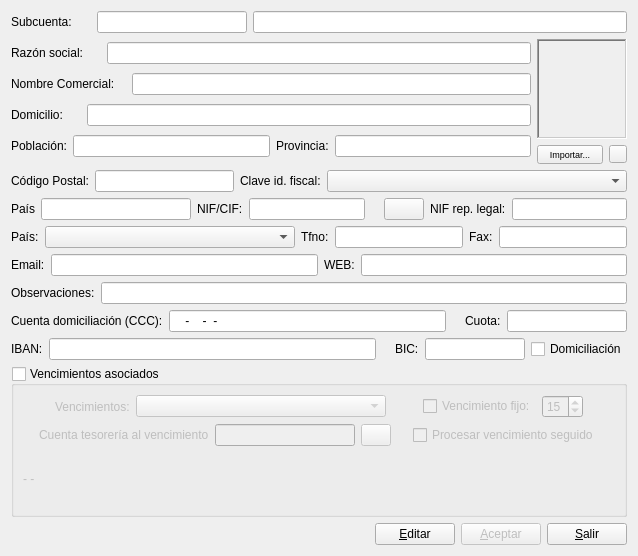
<?xml version="1.0" encoding="UTF-8"?>
<ui version="4.0">
 <class>datos_accesorios</class>
 <widget class="QDialog" name="datos_accesorios">
  <property name="geometry">
   <rect>
    <x>0</x>
    <y>0</y>
    <width>638</width>
    <height>556</height>
   </rect>
  </property>
  <property name="windowTitle">
   <string>Datos accesorios de cuenta auxiliar</string>
  </property>
  <layout class="QVBoxLayout" name="verticalLayout_2">
   <item>
    <layout class="QHBoxLayout" name="horizontalLayout">
     <item>
      <widget class="QLabel" name="label">
       <property name="maximumSize">
        <size>
         <width>80</width>
         <height>16777215</height>
        </size>
       </property>
       <property name="text">
        <string>Subcuenta:</string>
       </property>
      </widget>
     </item>
     <item>
      <widget class="QLineEdit" name="codigolineEdit">
       <property name="sizePolicy">
        <sizepolicy hsizetype="Preferred" vsizetype="Fixed">
         <horstretch>0</horstretch>
         <verstretch>0</verstretch>
        </sizepolicy>
       </property>
       <property name="maximumSize">
        <size>
         <width>150</width>
         <height>16777215</height>
        </size>
       </property>
       <property name="maxLength">
        <number>40</number>
       </property>
       <property name="readOnly">
        <bool>true</bool>
       </property>
      </widget>
     </item>
     <item>
      <widget class="QLineEdit" name="descripcionlineEdit">
       <property name="enabled">
        <bool>true</bool>
       </property>
       <property name="sizePolicy">
        <sizepolicy hsizetype="Preferred" vsizetype="Fixed">
         <horstretch>0</horstretch>
         <verstretch>0</verstretch>
        </sizepolicy>
       </property>
       <property name="maxLength">
        <number>80</number>
       </property>
       <property name="readOnly">
        <bool>true</bool>
       </property>
      </widget>
     </item>
    </layout>
   </item>
   <item>
    <layout class="QHBoxLayout" name="horizontalLayout_8">
     <item>
      <layout class="QVBoxLayout" name="verticalLayout">
       <item>
        <layout class="QHBoxLayout" name="horizontalLayout_4">
         <item>
          <widget class="QLabel" name="TextLabel2">
           <property name="maximumSize">
            <size>
             <width>90</width>
             <height>16777215</height>
            </size>
           </property>
           <property name="text">
            <string>Razón social:</string>
           </property>
           <property name="wordWrap">
            <bool>false</bool>
           </property>
          </widget>
         </item>
         <item>
          <widget class="QLineEdit" name="NombreLineEdit">
           <property name="sizePolicy">
            <sizepolicy hsizetype="Preferred" vsizetype="Fixed">
             <horstretch>0</horstretch>
             <verstretch>0</verstretch>
            </sizepolicy>
           </property>
           <property name="maxLength">
            <number>80</number>
           </property>
          </widget>
         </item>
        </layout>
       </item>
       <item>
        <layout class="QHBoxLayout" name="horizontalLayout_6">
         <item>
          <widget class="QLabel" name="label_3">
           <property name="maximumSize">
            <size>
             <width>115</width>
             <height>16777215</height>
            </size>
           </property>
           <property name="text">
            <string>Nombre Comercial:</string>
           </property>
          </widget>
         </item>
         <item>
          <widget class="QLineEdit" name="ncomerciallineEdit">
           <property name="sizePolicy">
            <sizepolicy hsizetype="Preferred" vsizetype="Fixed">
             <horstretch>0</horstretch>
             <verstretch>0</verstretch>
            </sizepolicy>
           </property>
           <property name="maxLength">
            <number>80</number>
           </property>
          </widget>
         </item>
        </layout>
       </item>
       <item>
        <layout class="QHBoxLayout" name="horizontalLayout_7">
         <item>
          <widget class="QLabel" name="TextLabel1_2">
           <property name="maximumSize">
            <size>
             <width>70</width>
             <height>16777215</height>
            </size>
           </property>
           <property name="text">
            <string>Domicilio:</string>
           </property>
           <property name="wordWrap">
            <bool>false</bool>
           </property>
          </widget>
         </item>
         <item>
          <widget class="QLineEdit" name="DomicilioLineEdit">
           <property name="sizePolicy">
            <sizepolicy hsizetype="Preferred" vsizetype="Fixed">
             <horstretch>0</horstretch>
             <verstretch>0</verstretch>
            </sizepolicy>
           </property>
           <property name="maxLength">
            <number>80</number>
           </property>
          </widget>
         </item>
        </layout>
       </item>
       <item>
        <layout class="QHBoxLayout" name="_4">
         <property name="spacing">
          <number>6</number>
         </property>
         <property name="leftMargin">
          <number>0</number>
         </property>
         <property name="topMargin">
          <number>0</number>
         </property>
         <property name="rightMargin">
          <number>0</number>
         </property>
         <property name="bottomMargin">
          <number>0</number>
         </property>
         <item>
          <widget class="QLabel" name="TextLabel2_2">
           <property name="text">
            <string>Población:</string>
           </property>
           <property name="wordWrap">
            <bool>false</bool>
           </property>
          </widget>
         </item>
         <item>
          <widget class="QLineEdit" name="PoblacionLineEdit">
           <property name="maxLength">
            <number>80</number>
           </property>
          </widget>
         </item>
         <item>
          <widget class="QLabel" name="TextLabel3">
           <property name="text">
            <string>Provincia:</string>
           </property>
           <property name="wordWrap">
            <bool>false</bool>
           </property>
          </widget>
         </item>
         <item>
          <widget class="QLineEdit" name="ProvinciaLineEdit">
           <property name="maxLength">
            <number>80</number>
           </property>
          </widget>
         </item>
        </layout>
       </item>
      </layout>
     </item>
     <item>
      <layout class="QVBoxLayout" name="_5">
       <item>
        <widget class="QLabel" name="fotolabel">
         <property name="sizePolicy">
          <sizepolicy hsizetype="Fixed" vsizetype="Fixed">
           <horstretch>0</horstretch>
           <verstretch>0</verstretch>
          </sizepolicy>
         </property>
         <property name="minimumSize">
          <size>
           <width>90</width>
           <height>100</height>
          </size>
         </property>
         <property name="maximumSize">
          <size>
           <width>90</width>
           <height>100</height>
          </size>
         </property>
         <property name="frameShape">
          <enum>QFrame::WinPanel</enum>
         </property>
         <property name="frameShadow">
          <enum>QFrame::Sunken</enum>
         </property>
         <property name="lineWidth">
          <number>0</number>
         </property>
         <property name="text">
          <string/>
         </property>
        </widget>
       </item>
       <item>
        <layout class="QHBoxLayout" name="_6">
         <item>
          <widget class="QPushButton" name="fotopushButton">
           <property name="sizePolicy">
            <sizepolicy hsizetype="Minimum" vsizetype="Minimum">
             <horstretch>0</horstretch>
             <verstretch>0</verstretch>
            </sizepolicy>
           </property>
           <property name="maximumSize">
            <size>
             <width>66</width>
             <height>21</height>
            </size>
           </property>
           <property name="font">
            <font>
             <pointsize>7</pointsize>
            </font>
           </property>
           <property name="text">
            <string>Importar...</string>
           </property>
          </widget>
         </item>
         <item>
          <widget class="QPushButton" name="borrafotopushButton">
           <property name="maximumSize">
            <size>
             <width>18</width>
             <height>18</height>
            </size>
           </property>
           <property name="text">
            <string/>
           </property>
           <property name="icon">
            <iconset resource="keme.qrc">
             <normaloff>:/iconos/graf/borraelem.png</normaloff>:/iconos/graf/borraelem.png</iconset>
           </property>
           <property name="iconSize">
            <size>
             <width>12</width>
             <height>12</height>
            </size>
           </property>
          </widget>
         </item>
        </layout>
       </item>
      </layout>
     </item>
    </layout>
   </item>
   <item>
    <layout class="QHBoxLayout" name="horizontalLayout_5">
     <item>
      <widget class="QLabel" name="TextLabel4_2">
       <property name="text">
        <string>Código Postal:</string>
       </property>
       <property name="wordWrap">
        <bool>false</bool>
       </property>
      </widget>
     </item>
     <item>
      <widget class="QLineEdit" name="CpLineEdit">
       <property name="minimumSize">
        <size>
         <width>120</width>
         <height>0</height>
        </size>
       </property>
       <property name="maxLength">
        <number>40</number>
       </property>
      </widget>
     </item>
     <item>
      <widget class="QLabel" name="label_12">
       <property name="text">
        <string>Clave id. fiscal:</string>
       </property>
      </widget>
     </item>
     <item>
      <widget class="QComboBox" name="claveidfiscalcomboBox">
       <property name="sizePolicy">
        <sizepolicy hsizetype="Preferred" vsizetype="Fixed">
         <horstretch>0</horstretch>
         <verstretch>0</verstretch>
        </sizepolicy>
       </property>
       <property name="minimumSize">
        <size>
         <width>300</width>
         <height>0</height>
        </size>
       </property>
      </widget>
     </item>
    </layout>
   </item>
   <item>
    <layout class="QHBoxLayout" name="horizontalLayout_10">
     <item>
      <widget class="QLabel" name="label_4">
       <property name="text">
        <string>País</string>
       </property>
      </widget>
     </item>
     <item>
      <widget class="QLineEdit" name="paislineEdit">
       <property name="minimumSize">
        <size>
         <width>150</width>
         <height>0</height>
        </size>
       </property>
       <property name="maximumSize">
        <size>
         <width>150</width>
         <height>16777215</height>
        </size>
       </property>
      </widget>
     </item>
     <item>
      <widget class="QLabel" name="TextLabel5_2">
       <property name="text">
        <string>NIF/CIF:</string>
       </property>
       <property name="wordWrap">
        <bool>false</bool>
       </property>
      </widget>
     </item>
     <item>
      <widget class="QLineEdit" name="NifLineEdit">
       <property name="maxLength">
        <number>40</number>
       </property>
      </widget>
     </item>
     <item>
      <widget class="QLabel" name="check_ciflabel">
       <property name="maximumSize">
        <size>
         <width>15</width>
         <height>15</height>
        </size>
       </property>
       <property name="text">
        <string/>
       </property>
       <property name="pixmap">
        <pixmap resource="keme.qrc">:/iconos/graf/check2.png</pixmap>
       </property>
       <property name="scaledContents">
        <bool>true</bool>
       </property>
      </widget>
     </item>
     <item>
      <widget class="QPushButton" name="UE_pushButton">
       <property name="text">
        <string/>
       </property>
       <property name="icon">
        <iconset resource="keme.qrc">
         <normaloff>:/iconos/graf/icono_ue.png</normaloff>:/iconos/graf/icono_ue.png</iconset>
       </property>
       <property name="iconSize">
        <size>
         <width>20</width>
         <height>20</height>
        </size>
       </property>
      </widget>
     </item>
     <item>
      <widget class="QLabel" name="TextLabel6_2">
       <property name="text">
        <string>NIF rep. legal:</string>
       </property>
       <property name="wordWrap">
        <bool>false</bool>
       </property>
      </widget>
     </item>
     <item>
      <widget class="QLineEdit" name="NifReplegalLineEdit">
       <property name="maxLength">
        <number>40</number>
       </property>
      </widget>
     </item>
    </layout>
   </item>
   <item>
    <layout class="QHBoxLayout" name="horizontalLayout_11">
     <item>
      <widget class="QLabel" name="TextLabel7_2">
       <property name="text">
        <string>País:</string>
       </property>
       <property name="wordWrap">
        <bool>false</bool>
       </property>
      </widget>
     </item>
     <item>
      <widget class="QComboBox" name="paiscomboBox">
       <property name="sizePolicy">
        <sizepolicy hsizetype="Preferred" vsizetype="Fixed">
         <horstretch>0</horstretch>
         <verstretch>0</verstretch>
        </sizepolicy>
       </property>
       <property name="minimumSize">
        <size>
         <width>250</width>
         <height>0</height>
        </size>
       </property>
       <property name="editable">
        <bool>false</bool>
       </property>
      </widget>
     </item>
     <item>
      <widget class="QLabel" name="TextLabel8_2">
       <property name="text">
        <string>Tfno:</string>
       </property>
       <property name="wordWrap">
        <bool>false</bool>
       </property>
      </widget>
     </item>
     <item>
      <widget class="QLineEdit" name="TfnoLineEdit">
       <property name="minimumSize">
        <size>
         <width>120</width>
         <height>0</height>
        </size>
       </property>
       <property name="maxLength">
        <number>80</number>
       </property>
      </widget>
     </item>
     <item>
      <widget class="QLabel" name="TextLabel9_2">
       <property name="text">
        <string>Fax:</string>
       </property>
       <property name="wordWrap">
        <bool>false</bool>
       </property>
      </widget>
     </item>
     <item>
      <widget class="QLineEdit" name="FaxLineEdit">
       <property name="minimumSize">
        <size>
         <width>120</width>
         <height>0</height>
        </size>
       </property>
       <property name="maxLength">
        <number>80</number>
       </property>
      </widget>
     </item>
    </layout>
   </item>
   <item>
    <layout class="QHBoxLayout" name="horizontalLayout_12">
     <item>
      <widget class="QLabel" name="TextLabel10_2">
       <property name="text">
        <string>Email:</string>
       </property>
       <property name="wordWrap">
        <bool>false</bool>
       </property>
      </widget>
     </item>
     <item>
      <widget class="QLineEdit" name="EmailLineEdit">
       <property name="maximumSize">
        <size>
         <width>275</width>
         <height>16777215</height>
        </size>
       </property>
       <property name="maxLength">
        <number>80</number>
       </property>
      </widget>
     </item>
     <item>
      <widget class="QLabel" name="label_13">
       <property name="text">
        <string>WEB:</string>
       </property>
      </widget>
     </item>
     <item>
      <widget class="QLineEdit" name="weblineEdit">
       <property name="maximumSize">
        <size>
         <width>275</width>
         <height>16777215</height>
        </size>
       </property>
      </widget>
     </item>
    </layout>
   </item>
   <item>
    <layout class="QHBoxLayout" name="horizontalLayout_13">
     <item>
      <widget class="QLabel" name="TextLabel11_2">
       <property name="text">
        <string>Observaciones:</string>
       </property>
       <property name="wordWrap">
        <bool>false</bool>
       </property>
      </widget>
     </item>
     <item>
      <widget class="QLineEdit" name="ObservacionesLineEdit">
       <property name="maximumSize">
        <size>
         <width>530</width>
         <height>16777215</height>
        </size>
       </property>
       <property name="maxLength">
        <number>80</number>
       </property>
      </widget>
     </item>
    </layout>
   </item>
   <item>
    <layout class="QHBoxLayout" name="_8">
     <item>
      <widget class="QLabel" name="label_6">
       <property name="text">
        <string>Cuenta domiciliación (CCC):</string>
       </property>
      </widget>
     </item>
     <item>
      <widget class="QLineEdit" name="ccclineEdit">
       <property name="inputMask">
        <string>9999-9999-99-9999999999</string>
       </property>
      </widget>
     </item>
     <item>
      <widget class="QLabel" name="check_ccclabel">
       <property name="maximumSize">
        <size>
         <width>15</width>
         <height>15</height>
        </size>
       </property>
       <property name="text">
        <string/>
       </property>
       <property name="pixmap">
        <pixmap resource="keme.qrc">:/iconos/graf/check2.png</pixmap>
       </property>
       <property name="scaledContents">
        <bool>true</bool>
       </property>
      </widget>
     </item>
     <item>
      <widget class="QLabel" name="label_7">
       <property name="text">
        <string>Cuota:</string>
       </property>
      </widget>
     </item>
     <item>
      <widget class="QLineEdit" name="cuotalineEdit">
       <property name="maximumSize">
        <size>
         <width>120</width>
         <height>16777215</height>
        </size>
       </property>
       <property name="maxLength">
        <number>40</number>
       </property>
      </widget>
     </item>
    </layout>
   </item>
   <item>
    <layout class="QHBoxLayout" name="horizontalLayout_9">
     <item>
      <widget class="QLabel" name="label_2">
       <property name="text">
        <string>IBAN:</string>
       </property>
      </widget>
     </item>
     <item>
      <widget class="QLineEdit" name="IBANlineEdit"/>
     </item>
     <item>
      <widget class="QLabel" name="check_ibanlabel">
       <property name="maximumSize">
        <size>
         <width>15</width>
         <height>15</height>
        </size>
       </property>
       <property name="text">
        <string/>
       </property>
       <property name="pixmap">
        <pixmap resource="keme.qrc">:/iconos/graf/check2.png</pixmap>
       </property>
       <property name="scaledContents">
        <bool>true</bool>
       </property>
      </widget>
     </item>
     <item>
      <widget class="QLabel" name="label_5">
       <property name="text">
        <string>BIC:</string>
       </property>
      </widget>
     </item>
     <item>
      <widget class="QLineEdit" name="BIClineEdit">
       <property name="maximumSize">
        <size>
         <width>100</width>
         <height>16777215</height>
        </size>
       </property>
      </widget>
     </item>
     <item>
      <widget class="QCheckBox" name="domiciliacheckBox">
       <property name="text">
        <string>Domiciliación</string>
       </property>
      </widget>
     </item>
    </layout>
   </item>
   <item>
    <widget class="QGroupBox" name="venciasocgroupBox">
     <property name="sizePolicy">
      <sizepolicy hsizetype="Preferred" vsizetype="Expanding">
       <horstretch>0</horstretch>
       <verstretch>0</verstretch>
      </sizepolicy>
     </property>
     <property name="maximumSize">
      <size>
       <width>750</width>
       <height>16777215</height>
      </size>
     </property>
     <property name="title">
      <string>Vencimientos asociados</string>
     </property>
     <property name="checkable">
      <bool>true</bool>
     </property>
     <property name="checked">
      <bool>false</bool>
     </property>
     <layout class="QVBoxLayout" name="verticalLayout_4">
      <item>
       <layout class="QHBoxLayout" name="horizontalLayout_2">
        <item>
         <spacer name="horizontalSpacer_3">
          <property name="orientation">
           <enum>Qt::Horizontal</enum>
          </property>
          <property name="sizeHint" stdset="0">
           <size>
            <width>13</width>
            <height>20</height>
           </size>
          </property>
         </spacer>
        </item>
        <item>
         <widget class="QLabel" name="label_8">
          <property name="text">
           <string>Vencimientos:</string>
          </property>
         </widget>
        </item>
        <item>
         <widget class="QComboBox" name="vencicomboBox">
          <property name="sizePolicy">
           <sizepolicy hsizetype="Preferred" vsizetype="Fixed">
            <horstretch>0</horstretch>
            <verstretch>0</verstretch>
           </sizepolicy>
          </property>
          <property name="minimumSize">
           <size>
            <width>250</width>
            <height>0</height>
           </size>
          </property>
         </widget>
        </item>
        <item>
         <spacer name="horizontalSpacer_4">
          <property name="orientation">
           <enum>Qt::Horizontal</enum>
          </property>
          <property name="sizeHint" stdset="0">
           <size>
            <width>18</width>
            <height>20</height>
           </size>
          </property>
         </spacer>
        </item>
        <item>
         <widget class="QCheckBox" name="diafijocheckBox">
          <property name="text">
           <string>Vencimiento fijo:</string>
          </property>
         </widget>
        </item>
        <item>
         <widget class="QSpinBox" name="vfijospinBox">
          <property name="enabled">
           <bool>false</bool>
          </property>
          <property name="minimum">
           <number>1</number>
          </property>
          <property name="maximum">
           <number>31</number>
          </property>
          <property name="value">
           <number>15</number>
          </property>
         </widget>
        </item>
        <item>
         <spacer name="horizontalSpacer_5">
          <property name="orientation">
           <enum>Qt::Horizontal</enum>
          </property>
          <property name="sizeHint" stdset="0">
           <size>
            <width>28</width>
            <height>20</height>
           </size>
          </property>
         </spacer>
        </item>
       </layout>
      </item>
      <item>
       <layout class="QHBoxLayout" name="horizontalLayout_3">
        <item>
         <spacer name="horizontalSpacer_2">
          <property name="orientation">
           <enum>Qt::Horizontal</enum>
          </property>
          <property name="sizeHint" stdset="0">
           <size>
            <width>40</width>
            <height>20</height>
           </size>
          </property>
         </spacer>
        </item>
        <item>
         <widget class="QLabel" name="label_10">
          <property name="text">
           <string>Cuenta tesorería al vencimiento</string>
          </property>
         </widget>
        </item>
        <item>
         <widget class="QLineEdit" name="cuenta_tesorlineEdit">
          <property name="minimumSize">
           <size>
            <width>140</width>
            <height>0</height>
           </size>
          </property>
         </widget>
        </item>
        <item>
         <widget class="QPushButton" name="cta_tesorpushButton">
          <property name="sizePolicy">
           <sizepolicy hsizetype="Fixed" vsizetype="Fixed">
            <horstretch>25</horstretch>
            <verstretch>25</verstretch>
           </sizepolicy>
          </property>
          <property name="maximumSize">
           <size>
            <width>30</width>
            <height>16777215</height>
           </size>
          </property>
          <property name="text">
           <string/>
          </property>
          <property name="icon">
           <iconset resource="keme.qrc">
            <normaloff>:/iconos/graf/viewer.xpm</normaloff>:/iconos/graf/viewer.xpm</iconset>
          </property>
         </widget>
        </item>
        <item>
         <spacer name="horizontalSpacer">
          <property name="orientation">
           <enum>Qt::Horizontal</enum>
          </property>
          <property name="sizeHint" stdset="0">
           <size>
            <width>40</width>
            <height>20</height>
           </size>
          </property>
         </spacer>
        </item>
        <item>
         <widget class="QCheckBox" name="procvtocheckBox">
          <property name="text">
           <string>Procesar vencimiento seguido</string>
          </property>
         </widget>
        </item>
        <item>
         <spacer name="horizontalSpacer_7">
          <property name="orientation">
           <enum>Qt::Horizontal</enum>
          </property>
          <property name="sizeHint" stdset="0">
           <size>
            <width>40</width>
            <height>20</height>
           </size>
          </property>
         </spacer>
        </item>
       </layout>
      </item>
      <item>
       <widget class="QLabel" name="descrip_cta_tesorlabel">
        <property name="text">
         <string>- -</string>
        </property>
       </widget>
      </item>
     </layout>
    </widget>
   </item>
   <item>
    <layout class="QHBoxLayout" name="_9">
     <property name="spacing">
      <number>6</number>
     </property>
     <property name="leftMargin">
      <number>0</number>
     </property>
     <property name="topMargin">
      <number>0</number>
     </property>
     <property name="rightMargin">
      <number>0</number>
     </property>
     <property name="bottomMargin">
      <number>0</number>
     </property>
     <item>
      <spacer>
       <property name="orientation">
        <enum>Qt::Horizontal</enum>
       </property>
       <property name="sizeHint" stdset="0">
        <size>
         <width>40</width>
         <height>20</height>
        </size>
       </property>
      </spacer>
     </item>
     <item>
      <widget class="QPushButton" name="editarpushButton">
       <property name="enabled">
        <bool>true</bool>
       </property>
       <property name="text">
        <string>&amp;Editar</string>
       </property>
       <property name="icon">
        <iconset resource="keme.qrc">
         <normaloff>:/iconos/graf/lapiz.xpm</normaloff>:/iconos/graf/lapiz.xpm</iconset>
       </property>
       <property name="autoDefault">
        <bool>false</bool>
       </property>
      </widget>
     </item>
     <item>
      <widget class="QPushButton" name="aceptarpushButton">
       <property name="enabled">
        <bool>false</bool>
       </property>
       <property name="text">
        <string>&amp;Aceptar</string>
       </property>
       <property name="icon">
        <iconset resource="keme.qrc">
         <normaloff>:/iconos/graf/check2.png</normaloff>:/iconos/graf/check2.png</iconset>
       </property>
       <property name="default">
        <bool>true</bool>
       </property>
      </widget>
     </item>
     <item>
      <widget class="QPushButton" name="salirpushButton">
       <property name="text">
        <string>&amp;Salir</string>
       </property>
       <property name="icon">
        <iconset resource="keme.qrc">
         <normaloff>:/iconos/graf/application-exit.png</normaloff>:/iconos/graf/application-exit.png</iconset>
       </property>
       <property name="autoDefault">
        <bool>false</bool>
       </property>
      </widget>
     </item>
    </layout>
   </item>
  </layout>
 </widget>
 <tabstops>
  <tabstop>codigolineEdit</tabstop>
  <tabstop>descripcionlineEdit</tabstop>
  <tabstop>NombreLineEdit</tabstop>
  <tabstop>ncomerciallineEdit</tabstop>
  <tabstop>DomicilioLineEdit</tabstop>
  <tabstop>PoblacionLineEdit</tabstop>
  <tabstop>ProvinciaLineEdit</tabstop>
  <tabstop>CpLineEdit</tabstop>
  <tabstop>claveidfiscalcomboBox</tabstop>
  <tabstop>paislineEdit</tabstop>
  <tabstop>NifLineEdit</tabstop>
  <tabstop>UE_pushButton</tabstop>
  <tabstop>NifReplegalLineEdit</tabstop>
  <tabstop>paiscomboBox</tabstop>
  <tabstop>TfnoLineEdit</tabstop>
  <tabstop>FaxLineEdit</tabstop>
  <tabstop>EmailLineEdit</tabstop>
  <tabstop>weblineEdit</tabstop>
  <tabstop>ObservacionesLineEdit</tabstop>
  <tabstop>ccclineEdit</tabstop>
  <tabstop>cuotalineEdit</tabstop>
  <tabstop>IBANlineEdit</tabstop>
  <tabstop>BIClineEdit</tabstop>
  <tabstop>domiciliacheckBox</tabstop>
  <tabstop>venciasocgroupBox</tabstop>
  <tabstop>vencicomboBox</tabstop>
  <tabstop>diafijocheckBox</tabstop>
  <tabstop>vfijospinBox</tabstop>
  <tabstop>cuenta_tesorlineEdit</tabstop>
  <tabstop>cta_tesorpushButton</tabstop>
  <tabstop>procvtocheckBox</tabstop>
  <tabstop>editarpushButton</tabstop>
  <tabstop>aceptarpushButton</tabstop>
  <tabstop>salirpushButton</tabstop>
  <tabstop>borrafotopushButton</tabstop>
  <tabstop>fotopushButton</tabstop>
 </tabstops>
 <resources>
  <include location="keme.qrc"/>
 </resources>
 <connections/>
</ui>
